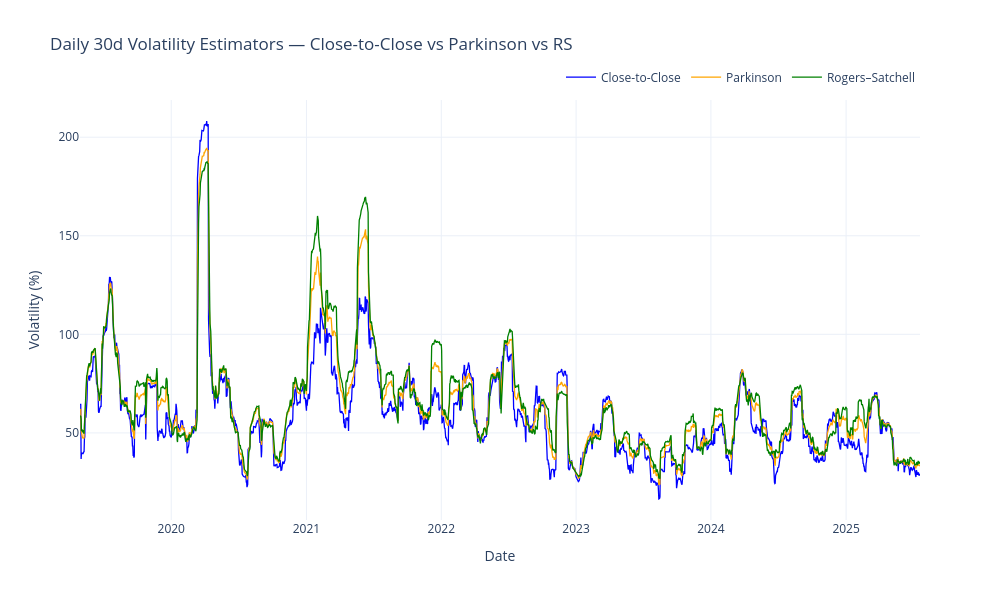

Source (notebook cell):
### Markdown cell above
We see that all three move together and capture the same volatility regimes, but their levels differ: Close-to-Close tends to underestimate, RS is typically higher, and Parkinson sits in between. This highlights the trade-off between simplicity and information content: adding intraday data yields richer, less noisy estimates of realized volatility.

### Code cell
# Merge into one DataFrame
est_daily = pd.concat(
    [
        daily.rename("rv_est_pct"),
        daily_parkinson.rename("rv_parkinson_pct"),
        daily_rs.rename("rv_rs_pct"),
    ],
    axis=1
).dropna()

fig = go.Figure()

fig.add_trace(
    go.Scatter(
        x=est_daily.index, y=est_daily["rv_est_pct"],
        mode="lines", name="Close-to-Close",
        line=dict(color="blue", width=1.3)
    )
)
fig.add_trace(
    go.Scatter(
        x=est_daily.index, y=est_daily["rv_parkinson_pct"],
        mode="lines", name="Parkinson",
        line=dict(color="orange", width=1.3)
    )
)
fig.add_trace(
    go.Scatter(
        x=est_daily.index, y=est_daily["rv_rs_pct"],
        mode="lines", name="Rogers–Satchell",
        line=dict(color="green", width=1.3)
    )
)

fig.update_layout(
    title="Daily 30d Volatility Estimators — Close-to-Close vs Parkinson vs RS",
    xaxis_title="Date",
    yaxis_title="Volatility (%)",
    yaxis=dict(tickformat=".0f"),
    template="plotly_white",
    height=600,
    width=1000,
    legend=dict(orientation="h", yanchor="bottom", y=1.02, xanchor="right", x=1)
)

fig.show()

### Figure 1 — Plotly figure (JSON) as saved in the notebook; plotly's stock layout.template omitted (floating-point values rounded to 4 significant figures; data arrays with more than 128 entries replaced by an {"elided": "..."} marker saying what was removed)
{"data": [{"line": {"color": "blue", "width": 1.3}, "mode": "lines", "name": "Close-to-Close", "type": "scatter", "x": {"elided": "2275 str values"}, "y": {"elided": "2275 float values"}}, {"line": {"color": "orange", "width": 1.3}, "mode": "lines", "name": "Parkinson", "type": "scatter", "x": {"elided": "2275 str values"}, "y": {"elided": "2275 float values"}}, {"line": {"color": "green", "width": 1.3}, "mode": "lines", "name": "Rogers–Satchell", "type": "scatter", "x": {"elided": "2275 str values"}, "y": {"elided": "2275 float values"}}], "layout": {"height": 600, "legend": {"orientation": "h", "x": 1, "xanchor": "right", "y": 1.02, "yanchor": "bottom"}, "title": {"text": "Daily 30d Volatility Estimators — Close-to-Close vs Parkinson vs RS"}, "width": 1000, "xaxis": {"title": {"text": "Date"}}, "yaxis": {"tickformat": ".0f", "title": {"text": "Volatility (%)"}}}}
